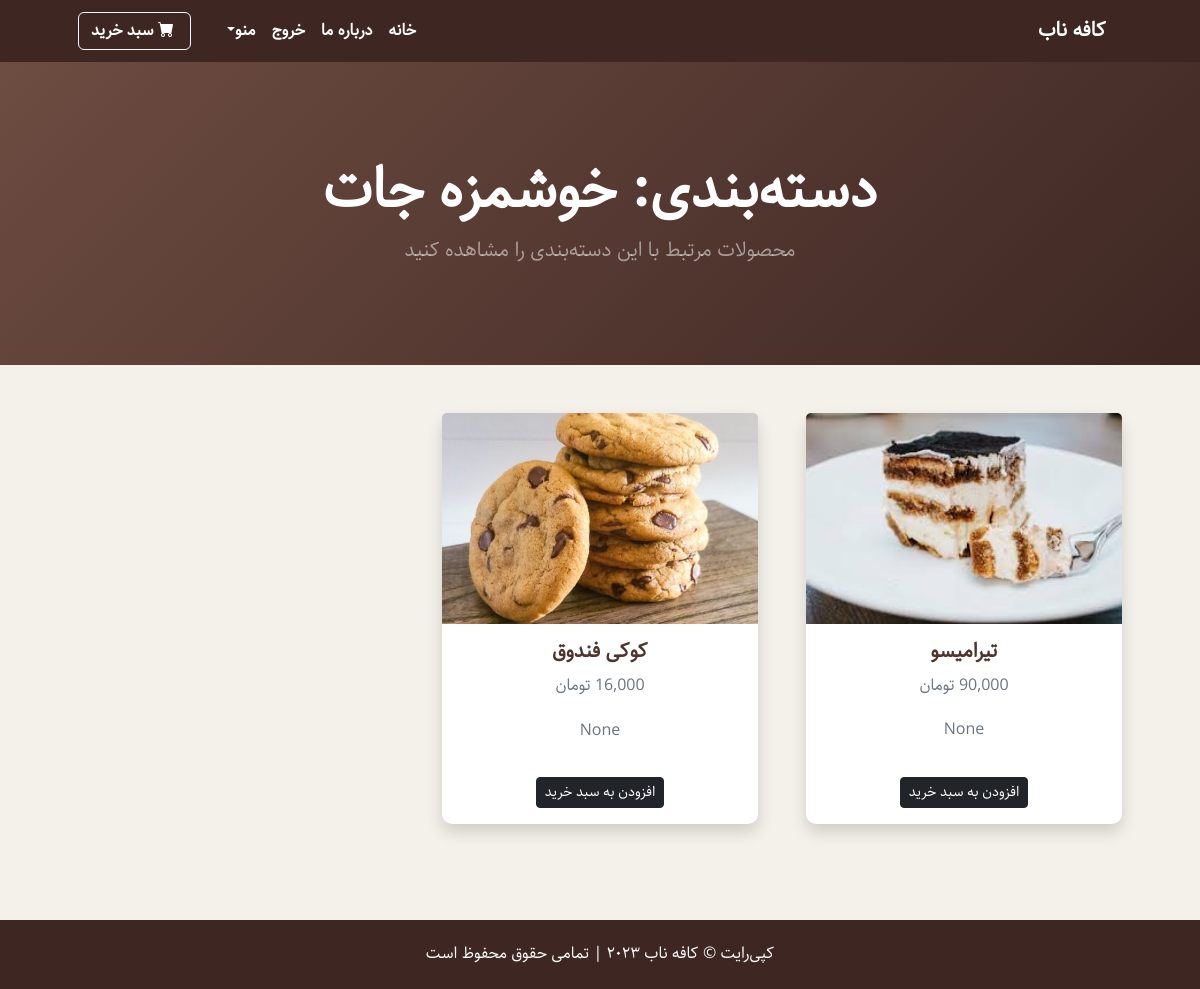
Screenshot of /category/2/ (signed in) with the database file from the repository.
### shop/models.py (models this page shows, shortened)
class Category(models.Model):
    name = models.CharField(max_length=30)
    picture = models.ImageField(upload_to='category_pictures/', default='path/to/default/image.jpg')

class Prodocts(models.Model):
    Name = models.CharField(max_length=40)
    Description = models.CharField(max_length=200 , default='' , blank=True,null=True)
    Price = models.DecimalField(default=0 , decimal_places=0 , max_digits=12)
    category = models.ForeignKey(Category, on_delete=models.CASCADE,default=1)
    Picture = models.ImageField(upload_to='upload/product')
    brand = models.ForeignKey(Brand,on_delete=models.CASCADE,default=1)
    QuantityInStock = models.IntegerField(default=0)

### shop/views.py (the view)
# urls.py: path('category/<int:pk>/', category_products, name="category_products"),
def category_products(request, pk):
    category = get_object_or_404(Category, pk=pk)
    products_list = Prodocts.objects.filter(category=category)
    paginator = Paginator(products_list, 6)  # نمایش 6 محصول در هر صفحه
    page = request.GET.get('page')
    products = paginator.get_page(page)
    return render(request, 'category_products.html', {'products': products, 'category': category})

### shop/templatetags/custom_filters.py (called while the page is built)
@register.filter
def number_format(value):
    try:
        value = int(value)  # تبدیل مقدار به عدد صحیح
        return "{:,}".format(value)  # جدا کردن سه رقم سه رقم
    except (ValueError, TypeError):
        return value

### shop/templates/category_products.html (shortened to what this page needs)
{% extends "Base.html" %}
{% load static custom_filters %}
{% block content %}
<header class="py-5" style="background: linear-gradient(135deg, #6d4c41, #3e2723);">
    <div class="container px-4 px-lg-5 my-5">
        <div class="text-center text-white">
            <h1 class="display-4 fw-bolder">دسته‌بندی: {{ category.name }}</h1>
            <p class="lead fw-normal text-white-50 mb-0">محصولات مرتبط با این دسته‌بندی را مشاهده کنید</p>
        </div>
    </div>
</header>
<section class="py-5 bg-light">
    <div class="container px-4 px-lg-5">
        <div class="row gx-4 gx-lg-5 align-items-center">
            {% if products %}
            {% for product in products %}
            <div class="col-md-4 mb-5">
                <div class="card h-100 shadow border-0">
                    <img class="card-img-top" src="{{ product.Picture.url }}" alt="{{ product.Name }}">
                    <div class="card-body text-center">
                        <h5 class="fw-bolder">{{ product.Name }}</h5>
                        <p class="text-muted">{{ product.Price|number_format }} تومان</p>
                        <p class="text-muted">{{ product.Description }}</p>
                        <a href="{% url 'add_to_cart' product.id %}" class="btn btn-dark btn-sm mt-3">افزودن به سبد خرید</a>
                    </div>
                </div>
            </div>
            {% endfor %}
            {% else %}
            <div class="text-center">
                <p>هیچ محصولی در این دسته‌بندی یافت نشد.</p>
            </div>
            {% endif %}
        </div>
    </div>
</section>
{% endblock %}

### rows the page displays
Category: name "خوشمزه جات"
Prodocts: Picture (picture), Name "تیرامیسو", Description "None"
Prodocts: Picture (picture), Name "کوکی فندوق", Description "None"
